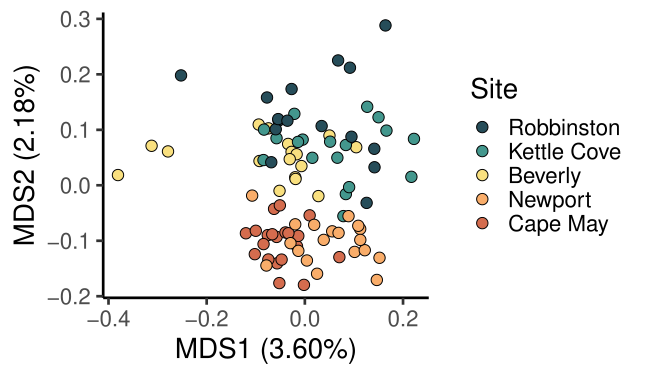

Write the R code that produced this figure.
# Principal component analysis

library(tidyverse)
library(vegan)

# metadata
expDesign = read.csv("../expDesign.csv") %>%
  filter(Species == "Crepidula fornicata") %>%
  mutate(Site = factor(Site, levels = c("Robbinston", "Kettle Cove", "Beverly", "Newport", "Cape May")))

# covariance matric
co = as.matrix(read.table("fornicata_results.covMat"))

#  PCoA and CAP (constranied analysis of proximities)  
conds=data.frame(expDesign$Site)
pp0=capscale(as.dist(1-cov2cor(co))~1) # PCoA
pp=capscale(as.dist(1-cov2cor(co))~expDesign$Quality,conds) # CAP

# significance of by-site divergence, based on 1-correlation as distance
adonis(as.dist(1-cov2cor(co))~expDesign$Site,conds)

#  eigenvectors: how many are interesting?
plot(pp0$CA$eig) 

kmeans.axes <- sum(diff(summary(eigenvals(pp0))[2,])*-1 > 0.01) #based on eigen plot
kmeans.axes #[1] only one is really doing much
axes2plot=c(1,2)  

pca = as.data.frame(pp$CA$u[,axes2plot])

eigenvals=pp$CA$eig
#calc variance explained
varexplained=eigenvals/sum(eigenvals)

colours = c("Robbinston" = "#264D59", "Kettle Cove" = "#43978D","Beverly" = "#F9E07F", "Newport" = "#F9AD6A","Cape May" = "#D46C4E")

ggplot(pca, aes(MDS1, MDS2)) +
  geom_point(size=3.5, pch=21,aes(fill=expDesign$Site))  +
  theme_classic(base_size = 20) +
  xlab(paste0("MDS1 (",formatC((varexplained[1]*100), digits = 2, format = "f"),"%)")) +
  ylab(paste0("MDS2 (",formatC((varexplained[2]*100), digits = 2, format = "f"),"%)")) +
  scale_fill_manual(values = colours) +
  guides(fill = guide_legend(title = "Site"))




## IBS

ma = as.matrix(read.table("fornicata_results.ibsMat"))

# partial PCoA, taking out the variation due to coverage
pp1=capscale(ma~1)
pp2=capscale(ma~1+Condition(expDesign$Quality))

pca1 = as.data.frame(pp1$CA$u[,axes2plot])
pca2 = as.data.frame(pp2$CA$u[,axes2plot])

eigenvals1=pp1$CA$eig
eigenvals2=pp2$CA$eig
#calc variance explained
varexplained1=eigenvals1/sum(eigenvals1)
varexplained2=eigenvals2/sum(eigenvals2)


ggplot(pca1, aes(MDS1, MDS2)) +
  geom_point(size=3.5, pch=21,aes(fill=expDesign$Site))  +
  theme_classic(base_size = 20) +
  xlab(paste0("MDS1 (",formatC((varexplained1[1]*100), digits = 2, format = "f"),"%)")) +
  ylab(paste0("MDS2 (",formatC((varexplained1[2]*100), digits = 2, format = "f"),"%)")) +
  scale_fill_manual(values = colours) +
  guides(fill = guide_legend(title = "Site"))

ggplot(pca2, aes(MDS1, MDS2)) +
  geom_point(size=3.5, pch=21,aes(fill=expDesign$Site))  +
  theme_classic(base_size = 20) +
  xlab(paste0("MDS1 (",formatC((varexplained2[1]*100), digits = 2, format = "f"),"%)")) +
  ylab(paste0("MDS2 (",formatC((varexplained2[2]*100), digits = 2, format = "f"),"%)")) +
  scale_fill_manual(values = colours) +
  guides(fill = guide_legend(title = "Site"))
